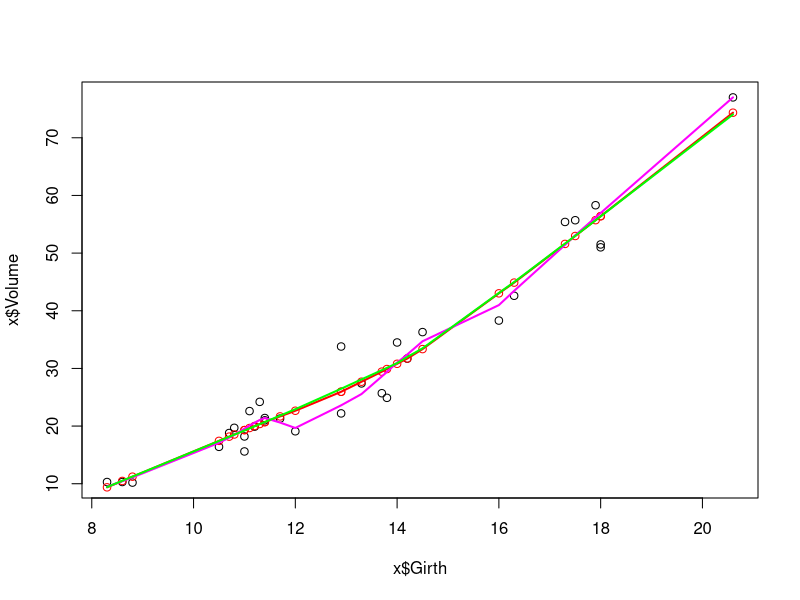
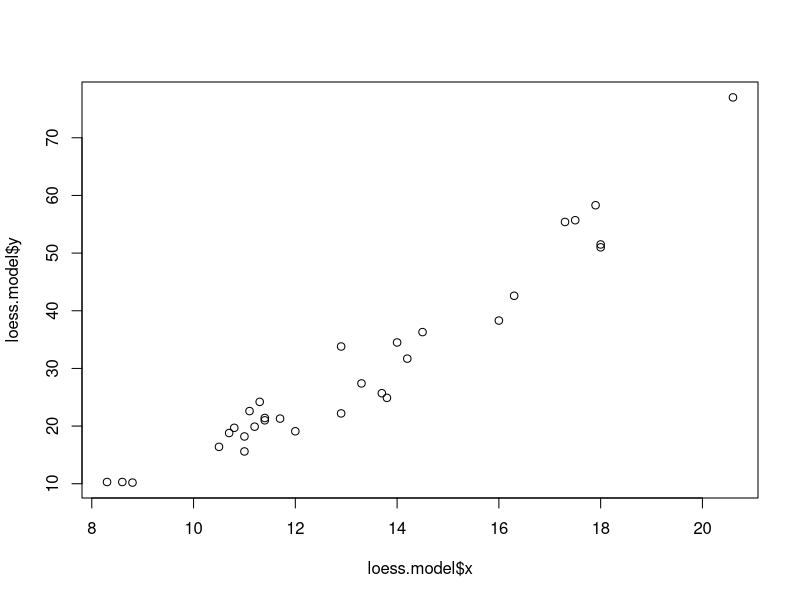
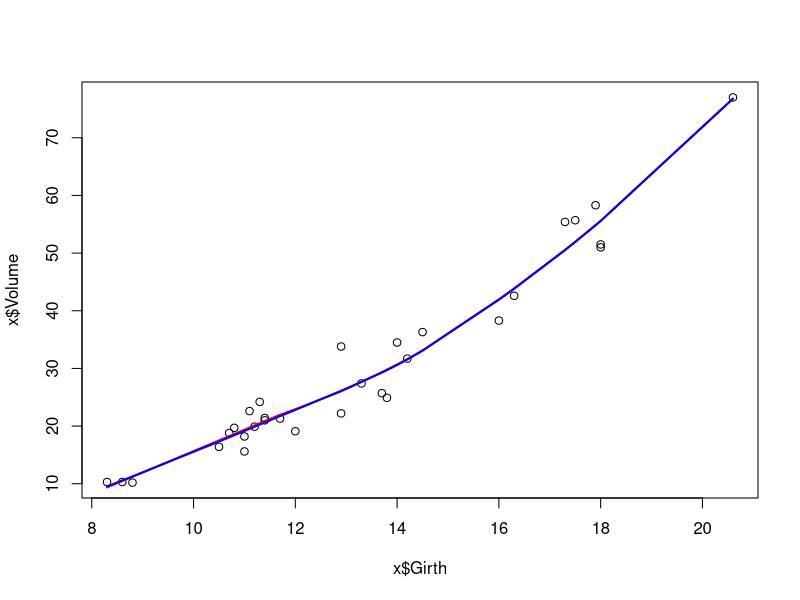

These charts were generated, in order, by the following R code:
library(RColorBrewer)
library(sp)
x <- trees
plot(x$Girth,x$Volume)
# lowess
points(lowess(x$Girth,x$Volume), col="red")
lines(lowess(x$Girth,x$Volume), col="red", lwd=2)

# different smoothing
lines(lowess(x$Girth,x$Volume, f=0.33), col="magenta", lwd=2)
lines(lowess(x$Girth,x$Volume, f=0.80), col="green", lwd=2)

# loess -- first model
loess.model <- loess(x$Volume~x$Girth)
loess.model
# second model, smoother curve
loess.model2 <- loess(x$Volume~x$Girth, span=0.90, degree=2)
loess.model2
plot(loess.model)
plot(x$Volume~x$Girth)
hat1 <- predict(loess.model)
lines(x$Girth[order(x$Girth)], hat1[order(x$Girth)], col="red", lwd=2)
hat2 <- predict(loess.model2)
lines(x$Girth[order(x$Girth)], hat2[order(x$Girth)], col="blue", lwd=2)
